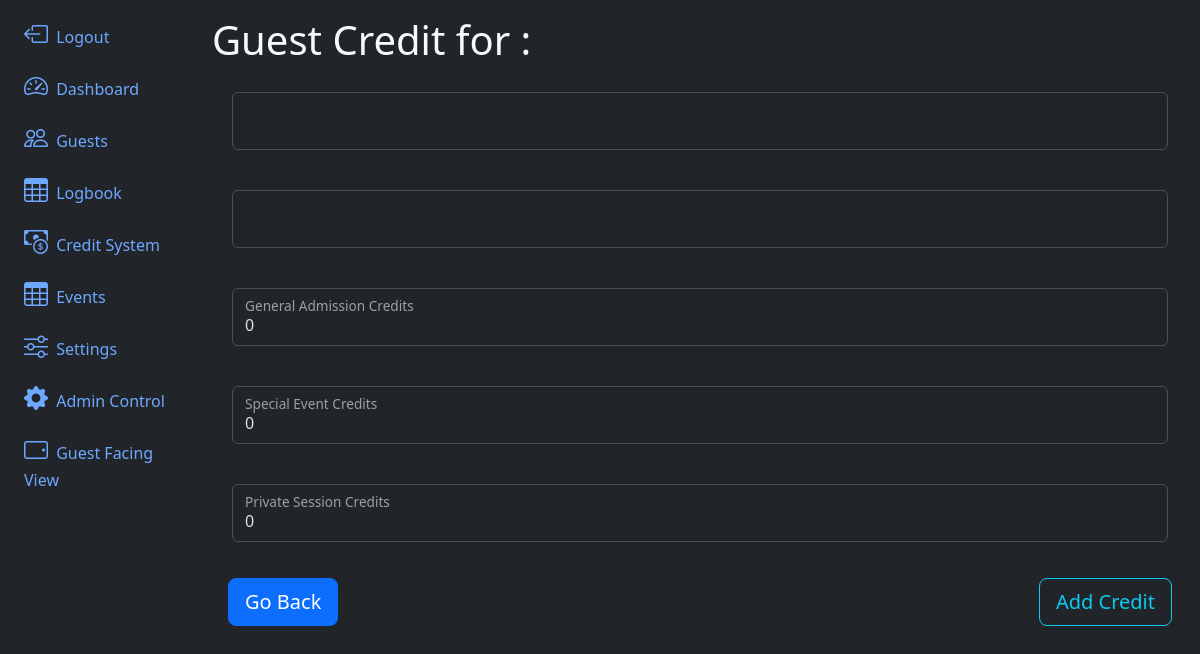
The app's page /guestCredit/83/addCredits, older data.
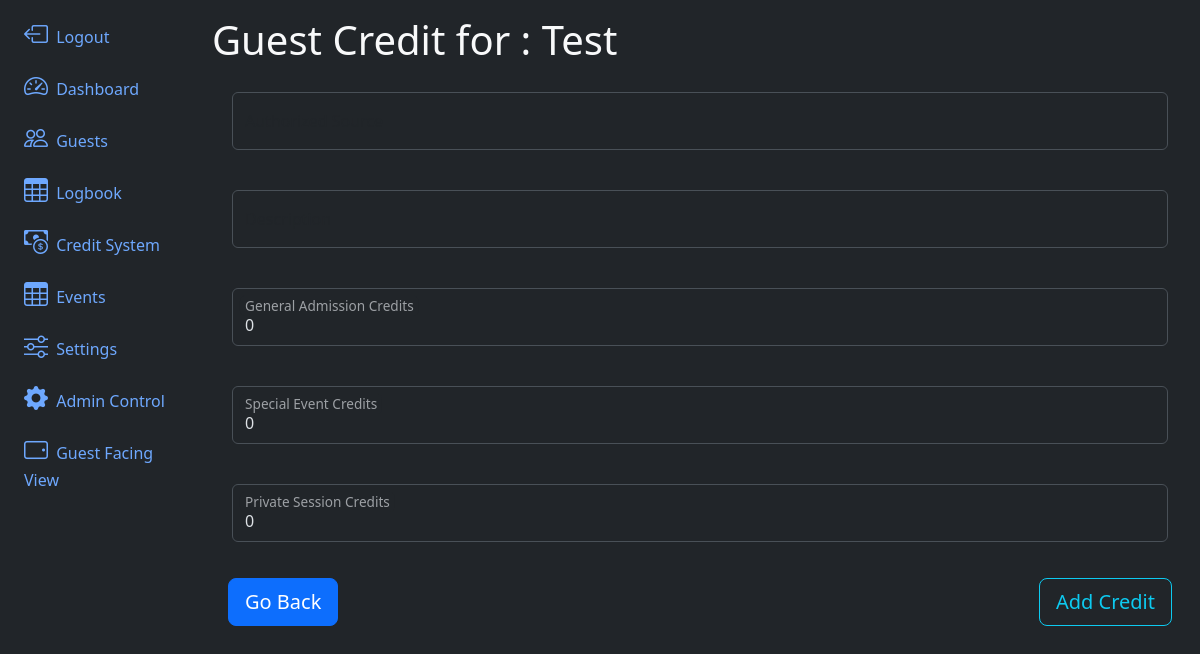
The same page, newer data.
### app/models.py (models this page shows, shortened)
@dataclass
class Guest(db.Model, UserMixin):
    id:int = db.Column(db.Integer, primary_key=True)
    uuid:str  = db.Column(db.String, unique=True, name="uuid")
    fetUsername:str  = db.Column(db.String(100) )
    name:str  = db.Column(db.String(100), nullable=False)
    email:str  = db.Column(db.String(200), nullable=False)
    phone:str  = db.Column(db.String(20))
    checkin_blocked:bool = db.Column(db.Boolean(), default=False)
    password:str  = db.Column(db.String(255))
    allow_qrcode_refresh:bool = db.Column(db.Boolean(), default=True)
    roles = db.relationship('Role', backref=db.backref('guests'), secondary=guest_role)
    performs = db.relationship('Addon', backref='guests', secondary='guest_addons')
    termsCheck:bool = db.Column(db.Boolean(), default=False)
    termsDate = db.Column(db.DateTime(timezone=True), server_default=func.now())
    credit = db.relationship('GuestCredit',backref='guest')
    logbook = db.relationship('Guestlog', backref='guest')
    checkedIn:bool = db.Column(db.Boolean(), default=False)
    lastVisit = db.Column(db.DateTime(timezone=True), server_default=None)
    lastCheckOut = db.Column(db.DateTime(timezone=True), server_default=None)
    created_at = db.Column(db.DateTime(timezone=True), server_default=func.now())

### app/routes.py (the view, shortened to what this page needs)
@app.route('/guestCredit/<id>/addCredits', methods=['GET', 'POST'])
def addCredits(id):
    form = AddCreditForm()
    _guest = Guest.query.filter_by(id=id).first()
    return render_template('addCredits.html', form = form, guest=_guest)

### app/forms.py
class AddCreditForm(FlaskForm):
    authorizedSource:str  = StringField('Authorized Source', validators=[DataRequired()])
    description = StringField('Description', validators=[DataRequired()])
    generalAmountChange = IntegerField('General Admission Credits', default=0)
    specialEventAmountChange = IntegerField('Special Event Credits', default=0)
    privateSessionAmountChange = IntegerField('Private Session Credits', default=0)
    submit = SubmitField('Add Credit')

### app/templates/addCredits.html (shortened to what the changed rows need)
{% extends 'layout.html' %}
{% block content %}
<h1>Guest Credit for : {{guest.name}}</h1>
<form method="POST" action="">
    <fieldset class="form-group">
    </fieldset>
    <div class="form-group p-3">
    </div>
</form>
{% endblock content %}

Row changes from the older to the newer data that the page shows:
added Guest: name "Test"
